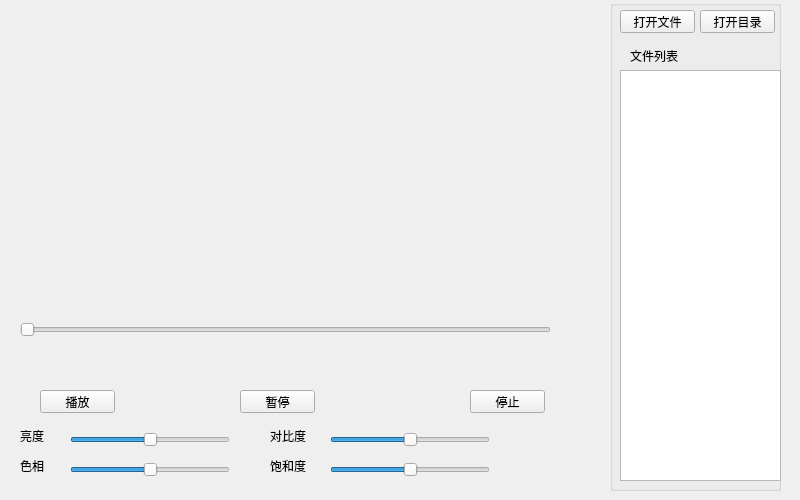
<?xml version="1.0" encoding="UTF-8"?>
<ui version="4.0">
 <class>Widget</class>
 <widget class="QWidget" name="Widget">
  <property name="geometry">
   <rect>
    <x>0</x>
    <y>0</y>
    <width>800</width>
    <height>500</height>
   </rect>
  </property>
  <property name="windowTitle">
   <string>Widget</string>
  </property>
  <widget class="QSlider" name="horizontalSlider">
   <property name="geometry">
    <rect>
     <x>20</x>
     <y>320</y>
     <width>531</width>
     <height>19</height>
    </rect>
   </property>
   <property name="orientation">
    <enum>Qt::Horizontal</enum>
   </property>
  </widget>
  <widget class="QLabel" name="label">
   <property name="geometry">
    <rect>
     <x>10</x>
     <y>360</y>
     <width>54</width>
     <height>12</height>
    </rect>
   </property>
   <property name="text">
    <string/>
   </property>
  </widget>
  <widget class="QLabel" name="label_2">
   <property name="geometry">
    <rect>
     <x>250</x>
     <y>360</y>
     <width>54</width>
     <height>12</height>
    </rect>
   </property>
   <property name="text">
    <string/>
   </property>
  </widget>
  <widget class="QLabel" name="label_3">
   <property name="geometry">
    <rect>
     <x>480</x>
     <y>360</y>
     <width>54</width>
     <height>12</height>
    </rect>
   </property>
   <property name="text">
    <string/>
   </property>
  </widget>
  <widget class="QPushButton" name="pushButton">
   <property name="geometry">
    <rect>
     <x>40</x>
     <y>390</y>
     <width>75</width>
     <height>23</height>
    </rect>
   </property>
   <property name="text">
    <string>播放</string>
   </property>
  </widget>
  <widget class="QPushButton" name="pushButton_2">
   <property name="geometry">
    <rect>
     <x>240</x>
     <y>390</y>
     <width>75</width>
     <height>23</height>
    </rect>
   </property>
   <property name="text">
    <string>暂停</string>
   </property>
  </widget>
  <widget class="QPushButton" name="pushButton_3">
   <property name="geometry">
    <rect>
     <x>470</x>
     <y>390</y>
     <width>75</width>
     <height>23</height>
    </rect>
   </property>
   <property name="text">
    <string>停止</string>
   </property>
  </widget>
  <widget class="QLabel" name="label_4">
   <property name="geometry">
    <rect>
     <x>20</x>
     <y>430</y>
     <width>54</width>
     <height>12</height>
    </rect>
   </property>
   <property name="text">
    <string>亮度</string>
   </property>
  </widget>
  <widget class="QLabel" name="label_5">
   <property name="geometry">
    <rect>
     <x>20</x>
     <y>460</y>
     <width>54</width>
     <height>12</height>
    </rect>
   </property>
   <property name="text">
    <string>色相</string>
   </property>
  </widget>
  <widget class="QLabel" name="label_6">
   <property name="geometry">
    <rect>
     <x>270</x>
     <y>430</y>
     <width>54</width>
     <height>12</height>
    </rect>
   </property>
   <property name="text">
    <string>对比度</string>
   </property>
  </widget>
  <widget class="QLabel" name="label_7">
   <property name="geometry">
    <rect>
     <x>270</x>
     <y>460</y>
     <width>54</width>
     <height>12</height>
    </rect>
   </property>
   <property name="text">
    <string>饱和度</string>
   </property>
  </widget>
  <widget class="QSlider" name="horizontalSlider_2">
   <property name="geometry">
    <rect>
     <x>70</x>
     <y>430</y>
     <width>160</width>
     <height>19</height>
    </rect>
   </property>
   <property name="minimum">
    <number>-100</number>
   </property>
   <property name="maximum">
    <number>100</number>
   </property>
   <property name="orientation">
    <enum>Qt::Horizontal</enum>
   </property>
  </widget>
  <widget class="QSlider" name="horizontalSlider_3">
   <property name="geometry">
    <rect>
     <x>330</x>
     <y>430</y>
     <width>160</width>
     <height>19</height>
    </rect>
   </property>
   <property name="minimum">
    <number>-100</number>
   </property>
   <property name="maximum">
    <number>100</number>
   </property>
   <property name="orientation">
    <enum>Qt::Horizontal</enum>
   </property>
  </widget>
  <widget class="QSlider" name="horizontalSlider_4">
   <property name="geometry">
    <rect>
     <x>70</x>
     <y>460</y>
     <width>160</width>
     <height>19</height>
    </rect>
   </property>
   <property name="minimum">
    <number>-100</number>
   </property>
   <property name="maximum">
    <number>100</number>
   </property>
   <property name="orientation">
    <enum>Qt::Horizontal</enum>
   </property>
  </widget>
  <widget class="QSlider" name="horizontalSlider_5">
   <property name="geometry">
    <rect>
     <x>330</x>
     <y>460</y>
     <width>160</width>
     <height>19</height>
    </rect>
   </property>
   <property name="minimum">
    <number>-100</number>
   </property>
   <property name="maximum">
    <number>100</number>
   </property>
   <property name="orientation">
    <enum>Qt::Horizontal</enum>
   </property>
  </widget>
  <widget class="QGroupBox" name="groupBox">
   <property name="geometry">
    <rect>
     <x>610</x>
     <y>0</y>
     <width>171</width>
     <height>491</height>
    </rect>
   </property>
   <property name="title">
    <string/>
   </property>
   <widget class="QPushButton" name="pushButton_4">
    <property name="geometry">
     <rect>
      <x>10</x>
      <y>10</y>
      <width>75</width>
      <height>23</height>
     </rect>
    </property>
    <property name="text">
     <string>打开文件</string>
    </property>
   </widget>
   <widget class="QPushButton" name="pushButton_5">
    <property name="geometry">
     <rect>
      <x>90</x>
      <y>10</y>
      <width>75</width>
      <height>23</height>
     </rect>
    </property>
    <property name="text">
     <string>打开目录</string>
    </property>
   </widget>
   <widget class="QLabel" name="label_8">
    <property name="geometry">
     <rect>
      <x>20</x>
      <y>50</y>
      <width>54</width>
      <height>12</height>
     </rect>
    </property>
    <property name="text">
     <string>文件列表</string>
    </property>
   </widget>
   <widget class="QListView" name="listView">
    <property name="geometry">
     <rect>
      <x>10</x>
      <y>70</y>
      <width>161</width>
      <height>411</height>
     </rect>
    </property>
   </widget>
  </widget>
 </widget>
 <layoutdefault spacing="6" margin="11"/>
 <resources/>
 <connections/>
</ui>
